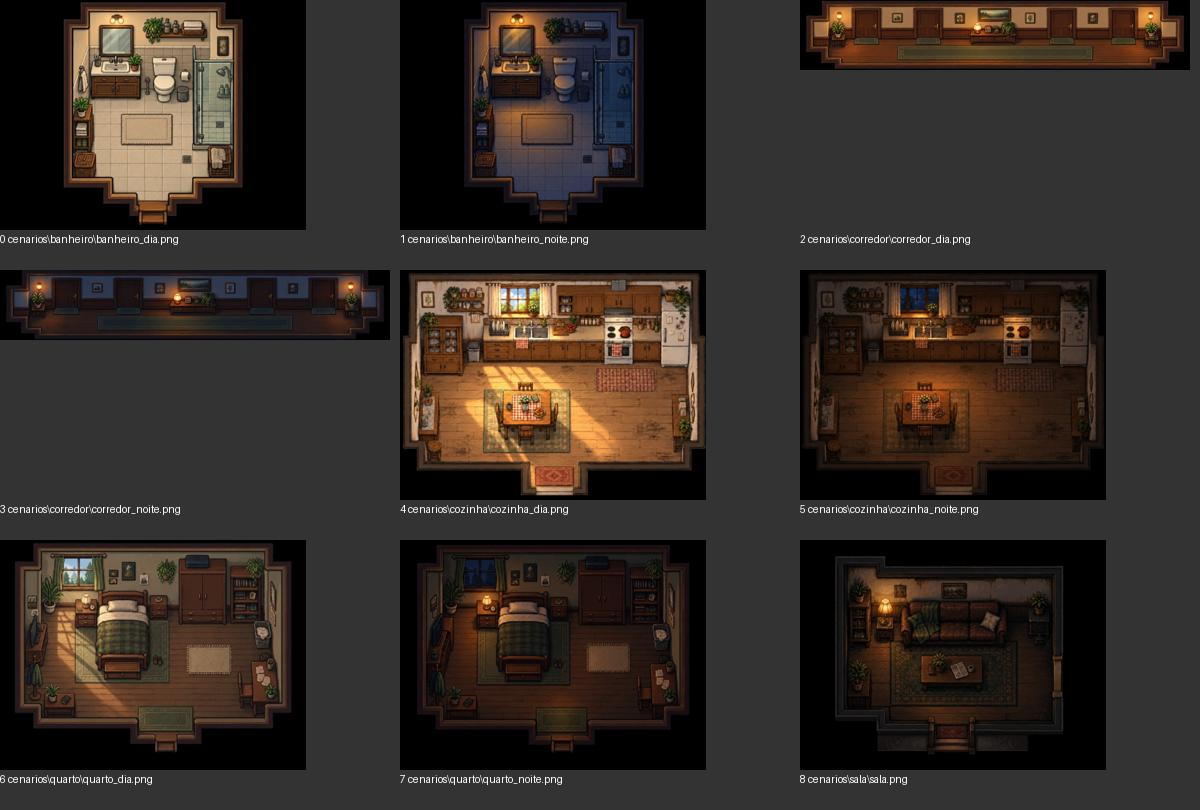
#> input picture inspecao_cenarios.jpg, 1200 x 810 px
$ python -i visitor_image_processing.py   (imports and definitions only)
#> lines starting #> are read from the running program, lines starting #| are printed output that depends on the picture
#> further down, picture is the input picture: PIL image 1200x810 RGB; mean R, G, B 52.5, 44.1, 38.5
"""Tratamento conservador de fundo branco e de sua mistura nas bordas."""
from PIL import Image,ImageChops,ImageDraw,ImageOps,ImageFilter
import pygame

PROCESSING_VERSION='v7'
EXAM_SIZE=(900,460)
EXAM_BACKGROUND=(23,35,46,255)

# [119 lines left out: functions clean_external_specks, clean_boundary_islands, remove_black, remove_white, not called in this run]


def examination_panel(image,white_background=False):
#> called with white_background = False
    image=remove_white(image) if white_background else image.convert('RGBA')
    if white_background:image=refine_hand_wrists(image)
    scale=min(860/image.width,420/image.height)
#> scale = 0.519
    resized=image.resize((max(1,round(image.width*scale)),max(1,round(image.height*scale))),Image.Resampling.NEAREST)
    panel=Image.new('RGBA',EXAM_SIZE,EXAM_BACKGROUND)
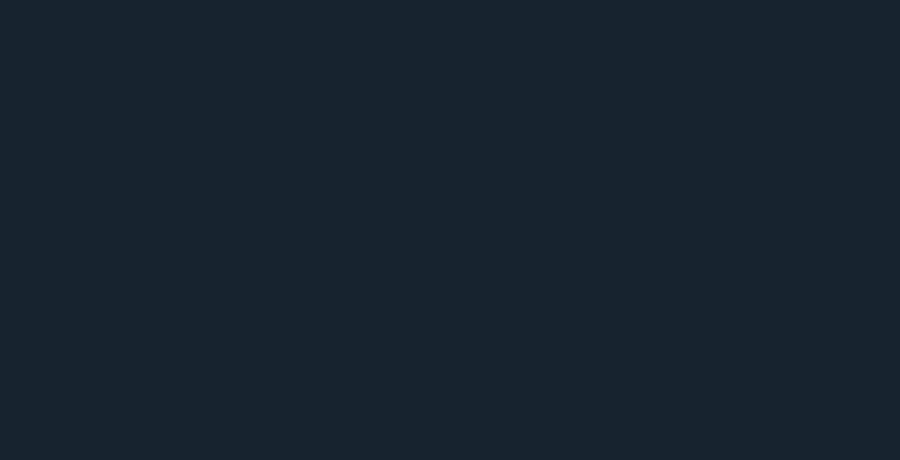
#> panel: PIL image 900x460 RGBA; mean R, G, B, A 23, 35, 46, 255
    panel.alpha_composite(resized,((panel.width-resized.width)//2,(panel.height-resized.height)//2))
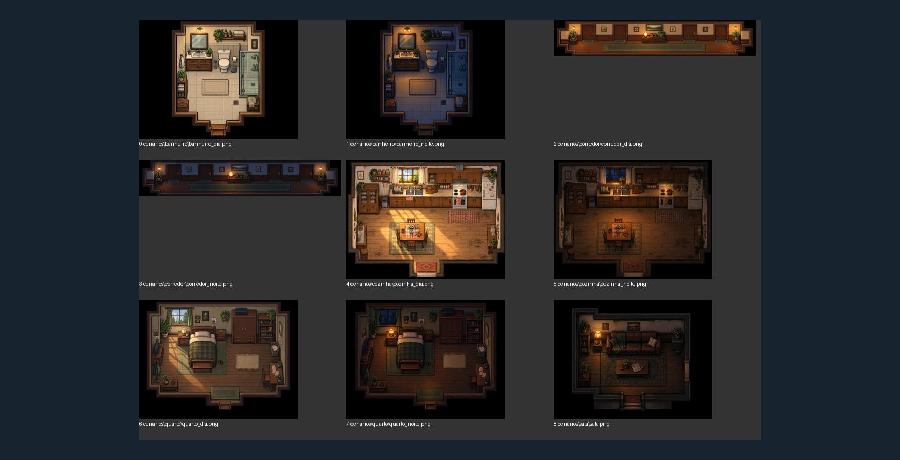
#> panel: PIL image 900x460 RGBA; mean R, G, B, A 41.6, 40.8, 41.3, 255
    return panel

# [15 lines left out: function refine_hand_wrists, not called in this run]

>>> from PIL import Image
>>> picture = Image.open('../inspecao_cenarios.jpg')
>>> result = examination_panel(picture)
